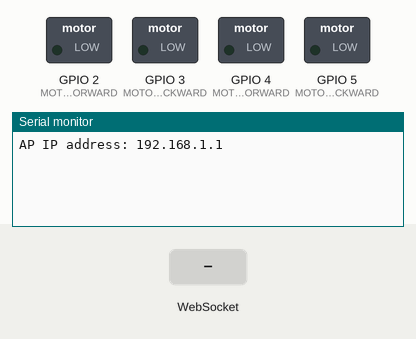
The program below on a simulated ESP32-S3. Shown: switched loads named in the program (green lamp = pin HIGH), the last lines printed to the serial monitor. Inputs (shaded band) come from the test bench. WiFi joins after 1.5 s; servers stay silent unless stated.

Above: at 1.2 s.
1.3 s: WebSocket text "," received
At 2.0 s:
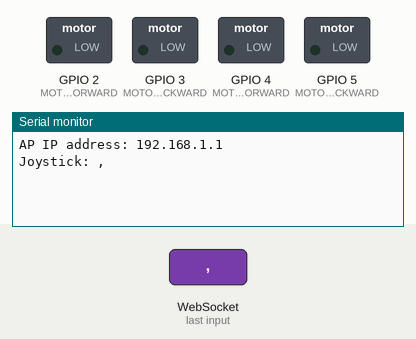
2.8 s: WebSocket text "}" received
At 3.2 s:
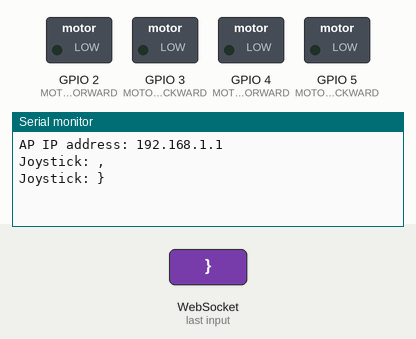
4.3 s: WebSocket text "5" received
At 5.5 s:
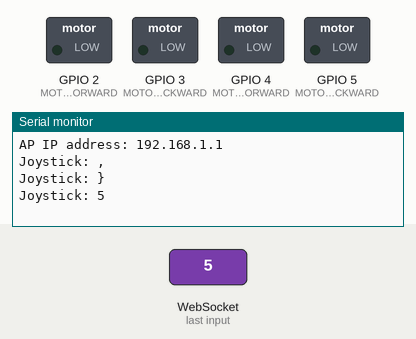

The program:

main.cpp
```cpp
#include <WiFi.h>
#include <WebServer.h>
#include <WebSocketsServer.h>
// #include <ESPmDNS.h>
#include <joystick_js.h>
#include <index_html.h>

// Ganti dengan SSID & password WiFi kamu
// ssid = Network name
// const char* ssid = "iyalah";
// const char* password = "12345678";
const char* ssid = "Robot01";
const char* password = "12345678";

IPAddress local_IP(192,168,1,1);   // IP tetap robot
IPAddress gateway(192,168,1,1);     // Gateway router
IPAddress subnet(255,255,255,0);    // Subnet mask
// IPAddress primaryDNS(8,8,8,8);      // DNS optional
// IPAddress secondaryDNS(8,8,4,4);    // DNS optional


// Pin motor (sesuaikan dengan driver H-Bridge / motor driver kamu)
#define MOTOR_LEFT_FORWARD  2
#define MOTOR_LEFT_BACKWARD 3
#define MOTOR_RIGHT_FORWARD 4
#define MOTOR_RIGHT_BACKWARD 5

WebServer server(80);
WebSocketsServer webSocket = WebSocketsServer(81);

// Fungsi kontrol motor
void driveMotors(float x, float y) {
  // Mapping joystick ke motor kiri/kanan
  // y = maju/mundur, x = belok kiri/kanan
  int leftSpeed  = (int)(y*255 - x*255);
  int rightSpeed = (int)(y*255 + x*255);

  // Forward/backward logic
  if (leftSpeed > 0) {
    analogWrite(MOTOR_LEFT_FORWARD, leftSpeed);
    analogWrite(MOTOR_LEFT_BACKWARD, 0);
  } else {
    analogWrite(MOTOR_LEFT_FORWARD, 0);
    analogWrite(MOTOR_LEFT_BACKWARD, -leftSpeed);
  }

  if (rightSpeed > 0) {
    analogWrite(MOTOR_RIGHT_FORWARD, rightSpeed);
    analogWrite(MOTOR_RIGHT_BACKWARD, 0);
  } else {
    analogWrite(MOTOR_RIGHT_FORWARD, 0);
    analogWrite(MOTOR_RIGHT_BACKWARD, -rightSpeed);
  }
}

void handleRoot() {
  server.send(200, "text/html", index_html);
}

void handleJS() {
  server.send(200, "application/javascript", joystickJS);
}

void webSocketEvent(uint8_t num, WStype_t type, uint8_t * payload, size_t length) {
  if (type == WStype_TEXT) {
    String msg = String((char*)payload);
    Serial.println("Joystick: " + msg);

    // Parsing JSON manual (x,y)
    int xIndex = msg.indexOf("\"x\":");
    int yIndex = msg.indexOf("\"y\":");
    if (xIndex >= 0 && yIndex >= 0) {
      float x = msg.substring(xIndex+4, msg.indexOf(",", xIndex)).toFloat();
      float y = msg.substring(yIndex+4, msg.indexOf("}", yIndex)).toFloat();
      driveMotors(x, y);
    }
  }
}

void setup() {
  Serial.begin(9600);

  // Setup pin motor
  pinMode(MOTOR_LEFT_FORWARD, OUTPUT);
  pinMode(MOTOR_LEFT_BACKWARD, OUTPUT);
  pinMode(MOTOR_RIGHT_FORWARD, OUTPUT);
  pinMode(MOTOR_RIGHT_BACKWARD, OUTPUT);

  // WiFi.mode(WIFI_STA);

  // WiFi.begin(ssid, password);
  // while (WiFi.status() != WL_CONNECTED) {
  //   delay(500);
  //   Serial.print(".");
  // }

  // WiFi.mode(WIFI_STA);       // pastikan station mode
  WiFi.setSleep(false);      // biar koneksi lebih stabil

  // Set static IP
  // if (!WiFi.config(local_IP, gateway, subnet)) {
  //   Serial.println("⚠️ Gagal set static IP, pakai DHCP");
  // }

  // WiFi.begin(ssid, password);
  WiFi.softAPConfig(local_IP, gateway, subnet);
  WiFi.softAP(ssid, password);

  IPAddress IP = WiFi.softAPIP();
  Serial.print("AP IP address: ");
  Serial.println(IP);  // hasilnya 192.168.10.1
  // unsigned long startAttemptTime = millis();

  // while (WiFi.status() != WL_CONNECTED && millis() - startAttemptTime < 10000) {
  //   delay(500);
  //   Serial.print(".");
  // }
  // Serial.println("\nWiFi connected!");
  // Serial.println("IP: " + WiFi.localIP().toString());

  // Start mDNS responder
  // if (MDNS.begin("robot")) {
  //   Serial.println("✅ mDNS responder started");
  //   Serial.println("Akses via: http://robot.local");
  // } else {
  //   Serial.println("⚠️ mDNS gagal start, pakai IP static saja");
  //   Serial.println("IP: " + WiFi.localIP().toString());
  // }

  server.on("/", handleRoot);
  server.on("/joystick.js", handleJS);
  server.begin();

  webSocket.begin();
  webSocket.onEvent(webSocketEvent);
}

void loop() {
  server.handleClient();
  webSocket.loop();
}
```

index_html.h
```cpp
#include <Arduino.h>

#ifndef INDEX_HTML_H
#define INDEX_HTML_H

const char index_html[] PROGMEM = R"rawliteral(
<!DOCTYPE html>
<html>
<head>
  <meta charset="utf-8">
  <title>ESP32S3 Joystick</title>
  <script src="/joystick.js"></script>
  <style>
    body { background:#121212; color:#eee; font-family:Arial; text-align:center; }
    h2 { color:#00bfff; }
    #joystick { width:220px; height:220px; margin:auto; }
    .status { margin-top:20px; font-size:18px; font-weight:bold; }
    .btn { padding:15px 25px; margin:10px; border:none; border-radius:10px; font-size:16px; cursor:pointer; }
    .btn-stop { background:#ff3b3b; color:#fff; }
    .btn-stop:hover { background:#ff0000; }
    .slider { width:200px; margin-top:20px; }
  </style>
</head>
<body>
  <h2 style="text-align:center;">ESP32S3 Robot Controller</h2>
  <div id="joystick"></div>
  <div class="status" id="status">Status: STOP</div>
  <input type="range" min="0" max="255" value="128" class="slider" id="speedSlider">
  <br>
  <button class="btn btn-stop" onclick="emergencyStop()">🛑 Emergency Stop</button>
  <script>
    var ws = new WebSocket("ws://" + location.hostname + ":81/");
    var joystick = nipplejs.create({
      zone: document.getElementById('joystick'),
      mode: 'static',
      position: {left: '50%', top: '50%'},
      color: 'blue'
    });
    joystick.on('move', function (evt, data) {
      if (data.vector) {
        let x = data.vector.x.toFixed(2);
        let y = data.vector.y.toFixed(2);
        ws.send(JSON.stringify({x:x, y:y}));
      }
    });
    joystick.on('end', function () {
      ws.send(JSON.stringify({x:0, y:0}));
    });
  </script>
</body>
</html>
)rawliteral";

#endif
```

Source omitted: joystick_js.h (20752 bytes)

Measured:
- after the input at 1.3 s, the serial monitor: prints a new line at once (image 1)
- after the input at 2.8 s, the serial monitor: prints a new line at once (image 2)
- after the input at 4.3 s, the serial monitor: prints a new line at once (image 3)
